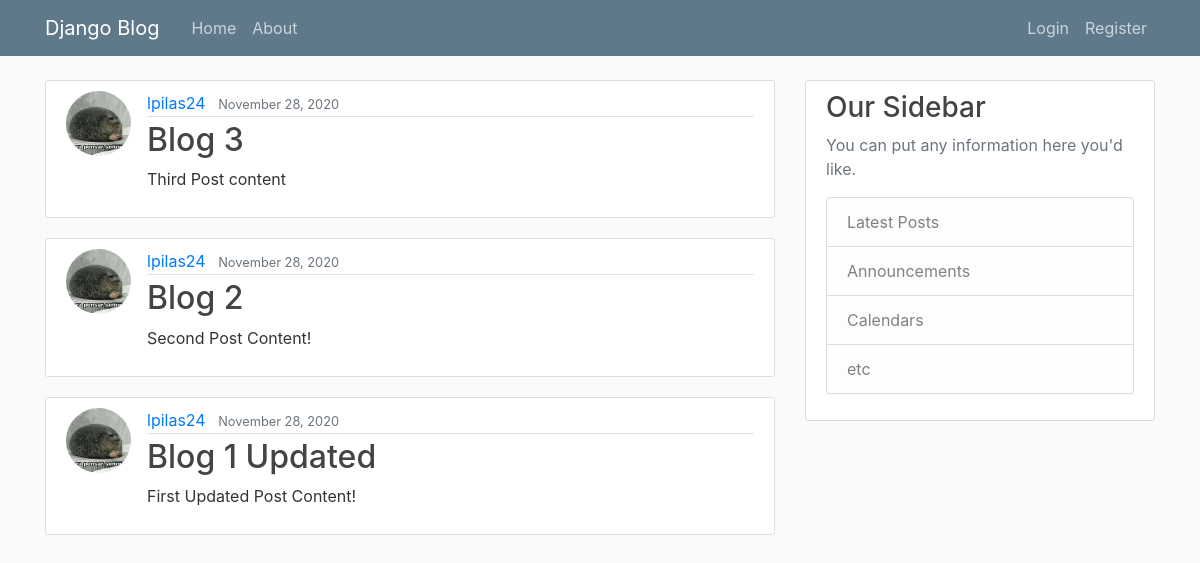
The app's page /, older data.
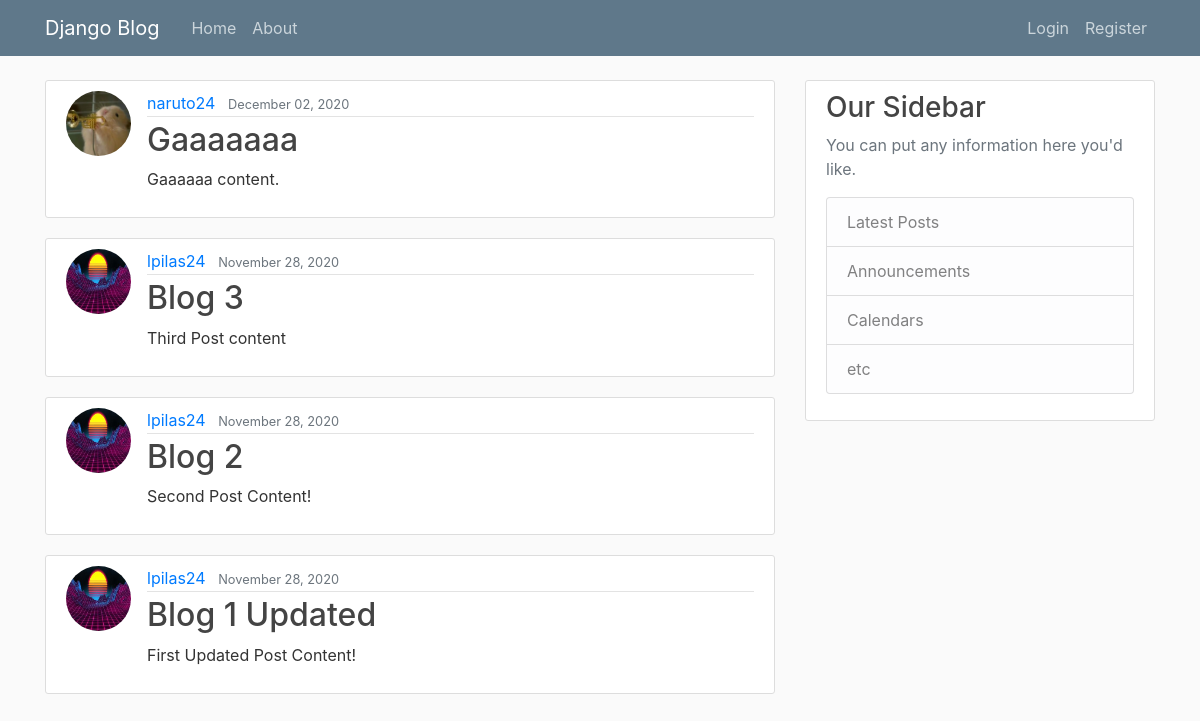
The same page, newer data.
### blog/models.py (models this page shows, shortened)
class Post(models.Model):
    title = models.CharField(max_length=100)
    content = models.TextField()
    date_posted = models.DateTimeField(default=timezone.now) #fecha actual
    author = models.ForeignKey(User, on_delete=models.CASCADE) #si el usuario es eliminado, se eliminaran sus posts

### users/models.py (models this page shows, shortened)
class Profile(models.Model):
    user = models.OneToOneField(User, on_delete=models.CASCADE) #si eliminamos un usuario se eliminan los profiles
    image = models.ImageField(default='default.jpg', upload_to='profile_pics')

### blog/views.py (the view)
# urls.py: path('', PostListView.as_view(), name='blog-home'), #ruta: /
class PostListView(ListView):
    model = Post
    template_name = 'blog/home.html' #buscara home.html en ves de post_list.html
    context_object_name = 'posts'
    ordering = ['-date_posted'] #ordena nuestros posts para mas recientes primero
    paginate_by = 4

### blog/templates/blog/home.html (shortened to what this page needs)
{% extends "blog/base.html" %}
{% block content %}
    {% for post in posts %}
        <article class="media content-section">
            <img class="rounded-circle article-img" src="{{ post.author.profile.image.url }}">
            <div class="media-body">
                <div class="article-metadata">
                <a class="mr-2" href="{% url 'user-posts' post.author.username %}">{{ post.author }}</a>
                <small class="text-muted">{{ post.date_posted|date:"F d, Y" }}</small>
                </div>
                <h2><a class="article-title" href="{% url 'post-detail' post.id %}">{{ post.title }}</a></h2>
                <p class="article-content">{{ post.content }}</p>
            </div>
        </article>
    {% endfor %}
{% endblock content %}

Row changes from the older to the newer data that the page shows:
added Post: author.profile.image (picture), author "naruto24", date_posted "December 02, 2020", title "Gaaaaaaa", content "Gaaaaaa content."
changed through a linked row, Post "Blog 3": author.profile.image: a different picture
changed through a linked row, Post "Blog 2": author.profile.image: a different picture
changed through a linked row, Post "Blog 1 Updated": author.profile.image: a different picture
